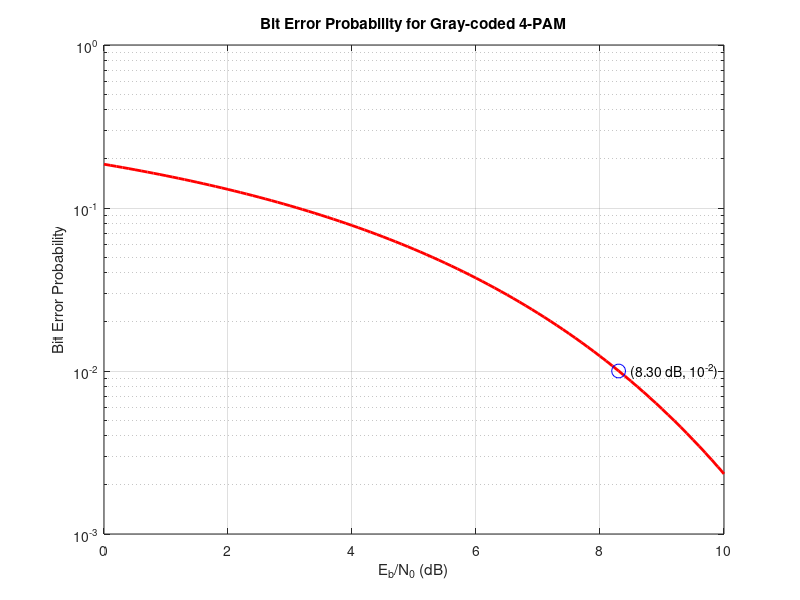

This figure's MATLAB source:
function plotBitErrorProbability()
    EbN0_dB = 0:0.1:10;
    EbN0_linear = 10.^(EbN0_dB/10);
    Pe = zeros(size(EbN0_linear));
    for i = 1:length(EbN0_linear)
        Pe(i) = qfunc(sqrt(4*EbN0_linear(i)/5));
    end
    figure;
    semilogy(EbN0_dB, Pe,'r', 'LineWidth', 2);
    grid on;
    xlabel('E_b/N_0 (dB)');
    ylabel('Bit Error Probability');
    title('Bit Error Probability for Gray-coded 4-PAM');
    target_Pe = 1e-2;
    [~, idx] = min(abs(Pe - target_Pe));
    EbN0_target = EbN0_dB(idx);
    hold on;
    plot(EbN0_target, target_Pe, 'bo', 'MarkerSize', 10);
    text(EbN0_target+0.2, target_Pe, ['(' num2str(EbN0_target, '%.2f') ' dB, 10^{-2})']);
    hold off;
    fprintf('The value of Eb/N0 corresponding to a bit error probability of 10^-2 is %.2f dB\n', EbN0_target);
end
